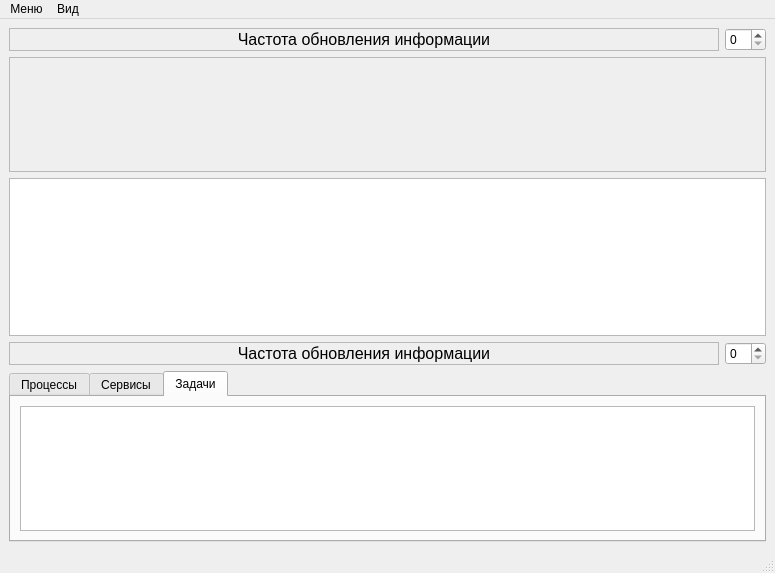
<?xml version="1.0" encoding="UTF-8"?>
<ui version="4.0">
 <class>MainWindow</class>
 <widget class="QMainWindow" name="MainWindow">
  <property name="geometry">
   <rect>
    <x>0</x>
    <y>0</y>
    <width>775</width>
    <height>573</height>
   </rect>
  </property>
  <property name="minimumSize">
   <size>
    <width>700</width>
    <height>500</height>
   </size>
  </property>
  <property name="maximumSize">
   <size>
    <width>1000</width>
    <height>800</height>
   </size>
  </property>
  <property name="cursor">
   <cursorShape>PointingHandCursor</cursorShape>
  </property>
  <property name="windowTitle">
   <string>Диспетчер задач</string>
  </property>
  <widget class="QWidget" name="centralwidget">
   <layout class="QHBoxLayout" name="horizontalLayout_5">
    <item>
     <layout class="QVBoxLayout" name="verticalLayout_4">
      <item>
       <layout class="QVBoxLayout" name="verticalLayout">
        <item>
         <layout class="QHBoxLayout" name="horizontalLayout">
          <item>
           <widget class="QLabel" name="label">
            <property name="sizePolicy">
             <sizepolicy hsizetype="Expanding" vsizetype="Expanding">
              <horstretch>0</horstretch>
              <verstretch>0</verstretch>
             </sizepolicy>
            </property>
            <property name="font">
             <font>
              <family>Arial</family>
              <pointsize>12</pointsize>
              <bold>false</bold>
             </font>
            </property>
            <property name="frameShape">
             <enum>QFrame::StyledPanel</enum>
            </property>
            <property name="lineWidth">
             <number>8</number>
            </property>
            <property name="midLineWidth">
             <number>8</number>
            </property>
            <property name="text">
             <string>Частота обновления информации</string>
            </property>
            <property name="textFormat">
             <enum>Qt::RichText</enum>
            </property>
            <property name="alignment">
             <set>Qt::AlignCenter</set>
            </property>
           </widget>
          </item>
          <item>
           <widget class="QSpinBox" name="spinBox"/>
          </item>
         </layout>
        </item>
        <item>
         <widget class="QPlainTextEdit" name="CPU_info">
          <property name="enabled">
           <bool>false</bool>
          </property>
          <property name="maximumSize">
           <size>
            <width>16777215</width>
            <height>150</height>
           </size>
          </property>
         </widget>
        </item>
        <item>
         <widget class="QListWidget" name="disks_info"/>
        </item>
       </layout>
      </item>
      <item>
       <layout class="QVBoxLayout" name="verticalLayout_2">
        <item>
         <layout class="QHBoxLayout" name="horizontalLayout_2">
          <item>
           <widget class="QLabel" name="label_2">
            <property name="sizePolicy">
             <sizepolicy hsizetype="Expanding" vsizetype="Expanding">
              <horstretch>0</horstretch>
              <verstretch>0</verstretch>
             </sizepolicy>
            </property>
            <property name="font">
             <font>
              <family>Arial</family>
              <pointsize>12</pointsize>
              <bold>false</bold>
             </font>
            </property>
            <property name="frameShape">
             <enum>QFrame::StyledPanel</enum>
            </property>
            <property name="lineWidth">
             <number>8</number>
            </property>
            <property name="midLineWidth">
             <number>8</number>
            </property>
            <property name="text">
             <string>Частота обновления информации</string>
            </property>
            <property name="textFormat">
             <enum>Qt::RichText</enum>
            </property>
            <property name="alignment">
             <set>Qt::AlignCenter</set>
            </property>
           </widget>
          </item>
          <item>
           <widget class="QSpinBox" name="spinBox_2"/>
          </item>
         </layout>
        </item>
        <item>
         <widget class="QTabWidget" name="tabWidget">
          <property name="currentIndex">
           <number>2</number>
          </property>
          <widget class="QWidget" name="processes">
           <attribute name="title">
            <string>Процессы</string>
           </attribute>
           <layout class="QHBoxLayout" name="horizontalLayout_3">
            <item>
             <widget class="QTableView" name="processes_view">
              <attribute name="horizontalHeaderCascadingSectionResizes">
               <bool>true</bool>
              </attribute>
              <attribute name="horizontalHeaderHighlightSections">
               <bool>false</bool>
              </attribute>
              <attribute name="horizontalHeaderStretchLastSection">
               <bool>true</bool>
              </attribute>
             </widget>
            </item>
           </layout>
          </widget>
          <widget class="QWidget" name="services">
           <attribute name="title">
            <string>Сервисы</string>
           </attribute>
           <layout class="QHBoxLayout" name="horizontalLayout_4">
            <item>
             <widget class="QTableView" name="services_view"/>
            </item>
           </layout>
          </widget>
          <widget class="QWidget" name="tasks">
           <attribute name="title">
            <string>Задачи</string>
           </attribute>
           <layout class="QVBoxLayout" name="verticalLayout_3">
            <item>
             <widget class="QTableWidget" name="tableWidget"/>
            </item>
           </layout>
          </widget>
         </widget>
        </item>
       </layout>
      </item>
     </layout>
    </item>
   </layout>
  </widget>
  <widget class="QMenuBar" name="menubar">
   <property name="geometry">
    <rect>
     <x>0</x>
     <y>0</y>
     <width>775</width>
     <height>22</height>
    </rect>
   </property>
   <widget class="QMenu" name="menu">
    <property name="title">
     <string>Меню</string>
    </property>
    <addaction name="action"/>
   </widget>
   <widget class="QMenu" name="menu_2">
    <property name="title">
     <string>Вид</string>
    </property>
    <widget class="QMenu" name="menu_3">
     <property name="title">
      <string>Установить размер</string>
     </property>
     <addaction name="action_2"/>
     <addaction name="action_3"/>
    </widget>
    <addaction name="menu_3"/>
   </widget>
   <addaction name="menu"/>
   <addaction name="menu_2"/>
  </widget>
  <widget class="QStatusBar" name="statusbar"/>
  <action name="action_2">
   <property name="text">
    <string>Минимальный размер</string>
   </property>
  </action>
  <action name="action_3">
   <property name="text">
    <string>Максимальный размер</string>
   </property>
  </action>
  <action name="action">
   <property name="text">
    <string>Выход</string>
   </property>
  </action>
 </widget>
 <resources/>
 <connections/>
</ui>
